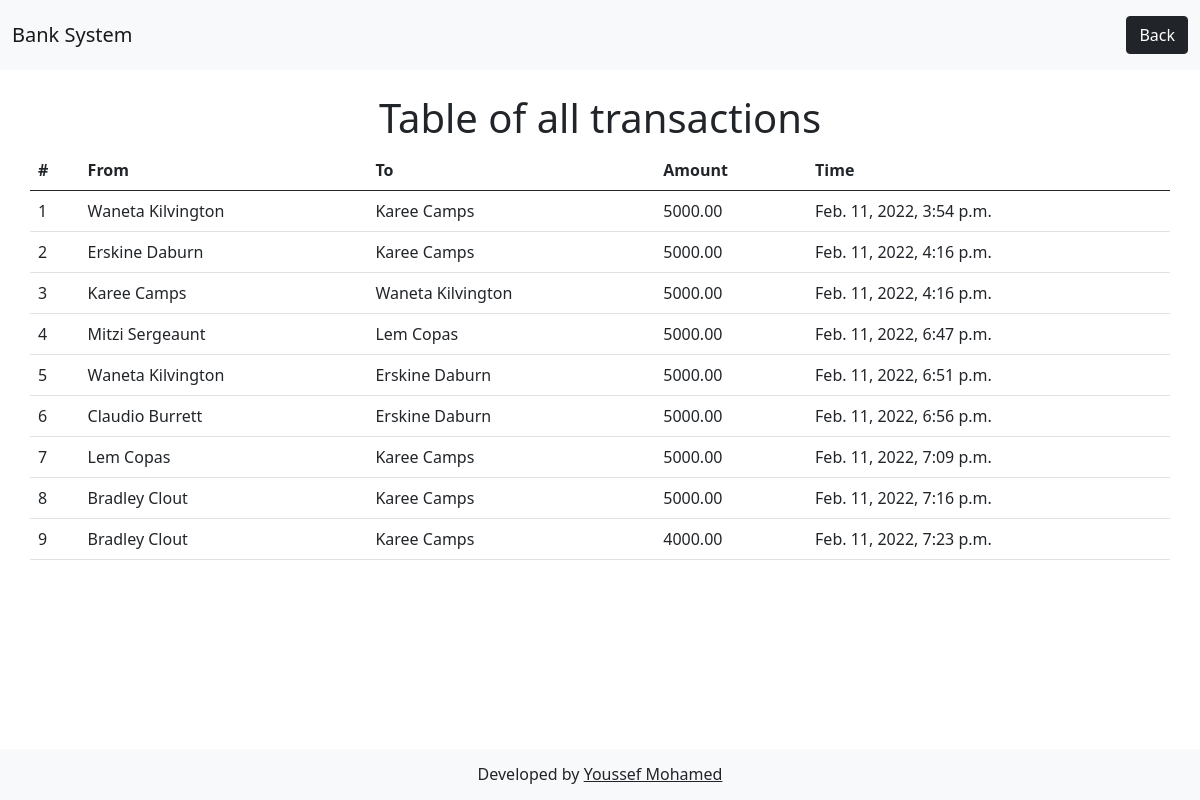
The page /transactions_records on the database its author committed.
### banksystem/models.py (models this page shows, shortened)
class transactionsTable(models.Model):
    name_one= models.CharField(max_length = 255,blank=False,null=False,unique =False)
    name_two= models.CharField(max_length = 255,blank=False,null=False,unique =False)
    amount= models.DecimalField(default=0,max_digits=12,decimal_places=2)
    created_at = models.DateTimeField(auto_now_add=True)

### banksystem/views.py (the view)
# urls.py: path('transactions_records', views.transactions_records, name='transactions_records'),
def transactions_records(request):
    try:
        data = transactionsTable.objects.all()
        Context = {
			'data':data,
		}
    except transactionsTable.DoesNotExist:
        raise Http404("Data does not exist")
    return render(request,'banksystem/transactions.html', Context)

### banksystem/templates/banksystem/transactions.html (shortened to what this page needs)
<!doctype html>
<html lang="en">
  <head>
    <link href="https://cdn.jsdelivr.net/npm/bootstrap@5.0.2/dist/css/bootstrap.min.css" rel="stylesheet">
  </head>
  <body>
    <nav class="navbar navbar-light bg-light p-0 m-0">
      <div class="container-fluid">
          <span class="navbar-brand mb-0 h1">Bank System</span>
            <div class="navbar" id="navbarText">
              <span class="navbar-text">
               <a href="{% url 'index' %}">
                  <button class="btn btn-dark">Back</button>
               </a>
              </span>
            </div>
      </div>
    </nav>
    <div class="container">
        <div class="row">
            <h1 class="text-center mt-4">Table of all transactions</h1>
            <table class="table" id="myTable">
                <thead>
                  <tr>
                    <th scope="col">#</th>
                    <th scope="col">From</th>
                    <th scope="col">To</th>
                    <th scope="col">Amount</th>
                    <th scope="col">Time</th>
                  </tr>
                </thead>
                <tbody>
                    {%for data in data%}
                        <tr>
                            <td></td>
                            <td>{{data.name_one}}</td>
                            <td>{{data.name_two}}</td>
                            <td>{{data.amount}}</td>
                            <td>{{data.created_at}}</td>
                        </tr>
                    {%endfor%}
                </tbody>
              </table>
        </div>
    </div>
    <div class="navbar fixed-bottom bg-light">
        <h6 style="margin: 0 auto;" class="p-2">Developed by <a href="https://iamyoussefmohamed.netlify.app/" class="text-dark">Youssef Mohamed</a></h6>
    </div>
  </body>
</html>

### rows shown on the page
transactionsTable: name_one "Waneta Kilvington", name_two "Karee Camps", amount "5000.00", created_at "Feb. 11, 2022, 3:54 p.m."
transactionsTable: name_one "Erskine Daburn", name_two "Karee Camps", amount "5000.00", created_at "Feb. 11, 2022, 4:16 p.m."
transactionsTable: name_one "Karee Camps", name_two "Waneta Kilvington", amount "5000.00", created_at "Feb. 11, 2022, 4:16 p.m."
transactionsTable: name_one "Mitzi Sergeaunt", name_two "Lem Copas", amount "5000.00", created_at "Feb. 11, 2022, 6:47 p.m."
transactionsTable: name_one "Waneta Kilvington", name_two "Erskine Daburn", amount "5000.00", created_at "Feb. 11, 2022, 6:51 p.m."
transactionsTable: name_one "Claudio Burrett", name_two "Erskine Daburn", amount "5000.00", created_at "Feb. 11, 2022, 6:56 p.m."
transactionsTable: name_one "Lem Copas", name_two "Karee Camps", amount "5000.00", created_at "Feb. 11, 2022, 7:09 p.m."
transactionsTable: name_one "Bradley Clout", name_two "Karee Camps", amount "5000.00", created_at "Feb. 11, 2022, 7:16 p.m."
transactionsTable: name_one "Bradley Clout", name_two "Karee Camps", amount "4000.00", created_at "Feb. 11, 2022, 7:23 p.m."
